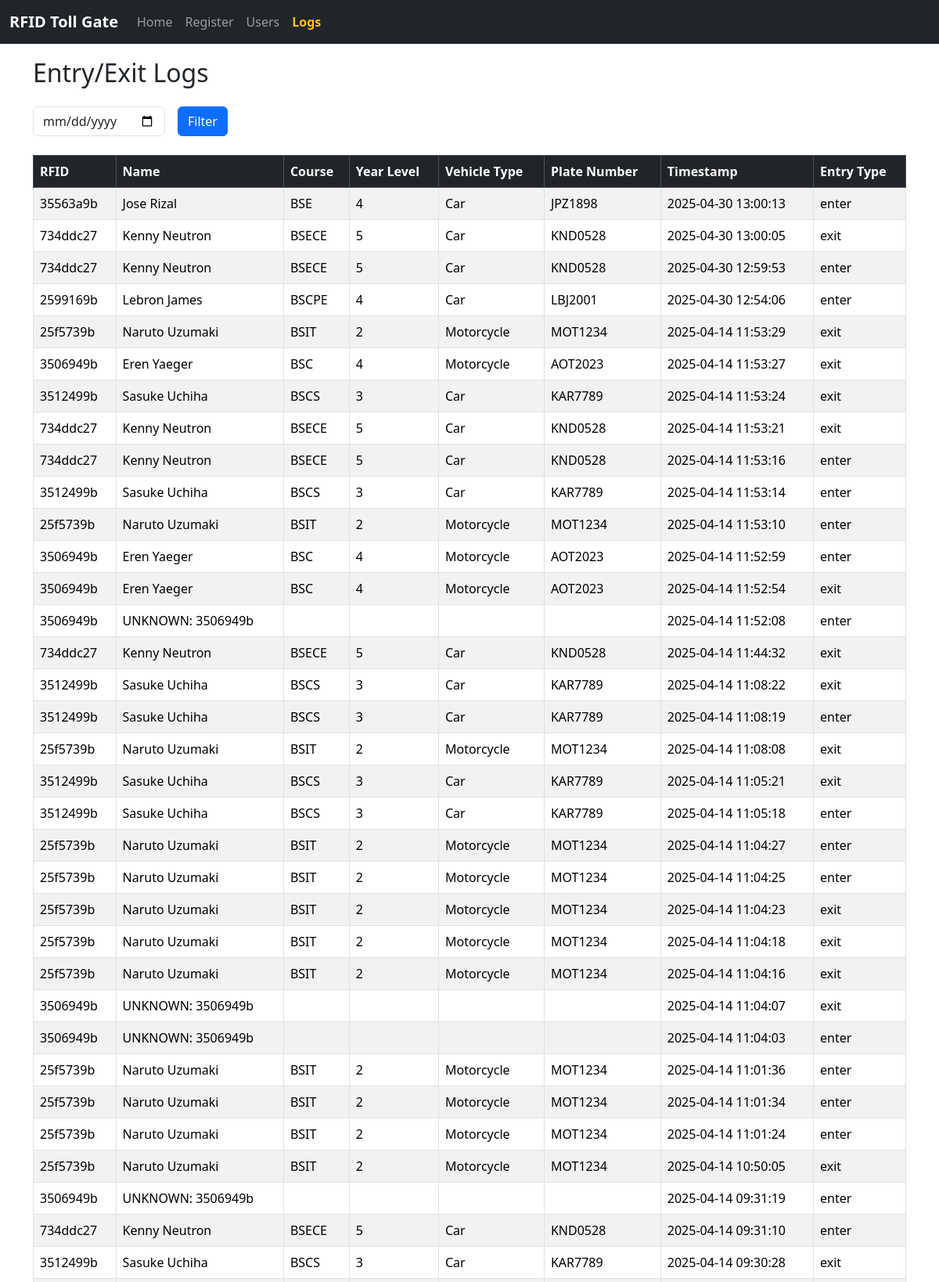
Page /logs (upper part) on the committed database.
### tables this page shows
CREATE TABLE logs (
        id INTEGER PRIMARY KEY AUTOINCREMENT,
        rfid TEXT,
        name TEXT,
        course TEXT,
        year_level TEXT,
        vehicle_type TEXT,
        plate_number TEXT,
        timestamp TEXT,
        entry_type TEXT CHECK(entry_type IN ('enter', 'exit'))
    );

### main.py (the view)
@app.route('/logs')
def logs():
    selected_date = request.args.get('date')
    with sqlite3.connect('rfid_gate.db') as conn:
        c = conn.cursor()
        if selected_date:
            c.execute('''
                SELECT rfid, name, course, year_level, vehicle_type, plate_number, timestamp, entry_type
                FROM logs
                WHERE DATE(timestamp) = ?
                ORDER BY timestamp DESC
            ''', (selected_date,))
        else:
            c.execute('''
                SELECT rfid, name, course, year_level, vehicle_type, plate_number, timestamp, entry_type
                FROM logs
                ORDER BY timestamp DESC
            ''')
        logs_data = c.fetchall()
    return render_template('logs.html', logs=logs_data, selected_date=selected_date)

### templates/logs.html (shortened to what this page needs)
{% extends "base.html" %}
{% block content %}
<div class="container mt-4">
  <h2 class="mb-4">Entry/Exit Logs</h2>
  <form method="GET" class="row g-3 mb-4">
    <div class="col-auto">
      <input type="date" name="date" class="form-control" value="{{ selected_date }}">
    </div>
    <div class="col-auto">
      <button type="submit" class="btn btn-primary">Filter</button>
    </div>
  </form>
  {% if logs %}
  <div class="table-responsive">
    <table class="table table-striped table-bordered">
      <thead class="table-dark">
        <tr>
          <th>RFID</th>
          <th>Name</th>
          <th>Course</th>
          <th>Year Level</th>
          <th>Vehicle Type</th>
          <th>Plate Number</th>
          <th>Timestamp</th>
          <th>Entry Type</th>
        </tr>
      </thead>
      <tbody>
        {% for log in logs %}
        <tr>
          <td>{{ log[0] }}</td>
          <td>{{ log[1] }}</td>
          <td>{{ log[2] }}</td>
          <td>{{ log[3] }}</td>
          <td>{{ log[4] }}</td>
          <td>{{ log[5] }}</td>
          <td>{{ log[6] }}</td>
          <td>{{ log[7] }}</td>
        </tr>
        {% endfor %}
      </tbody>
    </table>
  </div>
  {% else %}
    <p class="text-muted">No logs found{{ " for " + selected_date if selected_date }}.</p>
  {% endif %}
</div>
{% endblock %}

### templates/base.html (style rules this page uses)
body { padding-top: 50px; }

### rows in the picture
logs: rfid "35563a9b", name "Jose Rizal", course "BSE", year_level "4", vehicle_type "Car", plate_number "JPZ1898", timestamp "2025-04-30 13:00:13", entry_type "enter"
logs: rfid "734ddc27", name "Kenny Neutron", course "BSECE", year_level "5", vehicle_type "Car", plate_number "KND0528", timestamp "2025-04-30 13:00:05", entry_type "exit"
logs: rfid "734ddc27", name "Kenny Neutron", course "BSECE", year_level "5", vehicle_type "Car", plate_number "KND0528", timestamp "2025-04-30 12:59:53", entry_type "enter"
logs: rfid "2599169b", name "Lebron James", course "BSCPE", year_level "4", vehicle_type "Car", plate_number "LBJ2001", timestamp "2025-04-30 12:54:06", entry_type "enter"
logs: rfid "25f5739b", name "Naruto Uzumaki", course "BSIT", year_level "2", vehicle_type "Motorcycle", plate_number "MOT1234", timestamp "2025-04-14 11:53:29", entry_type "exit"
logs: rfid "3506949b", name "Eren Yaeger", course "BSC", year_level "4", vehicle_type "Motorcycle", plate_number "AOT2023", timestamp "2025-04-14 11:53:27", entry_type "exit"
logs: rfid "3512499b", name "Sasuke Uchiha", course "BSCS", year_level "3", vehicle_type "Car", plate_number "KAR7789", timestamp "2025-04-14 11:53:24", entry_type "exit"
logs: rfid "734ddc27", name "Kenny Neutron", course "BSECE", year_level "5", vehicle_type "Car", plate_number "KND0528", timestamp "2025-04-14 11:53:21", entry_type "exit"
logs: rfid "734ddc27", name "Kenny Neutron", course "BSECE", year_level "5", vehicle_type "Car", plate_number "KND0528", timestamp "2025-04-14 11:53:16", entry_type "enter"
logs: rfid "3512499b", name "Sasuke Uchiha", course "BSCS", year_level "3", vehicle_type "Car", plate_number "KAR7789", timestamp "2025-04-14 11:53:14", entry_type "enter"
logs: rfid "25f5739b", name "Naruto Uzumaki", course "BSIT", year_level "2", vehicle_type "Motorcycle", plate_number "MOT1234", timestamp "2025-04-14 11:53:10", entry_type "enter"
logs: rfid "3506949b", name "Eren Yaeger", course "BSC", year_level "4", vehicle_type "Motorcycle", plate_number "AOT2023", timestamp "2025-04-14 11:52:59", entry_type "enter"
logs: rfid "3506949b", name "Eren Yaeger", course "BSC", year_level "4", vehicle_type "Motorcycle", plate_number "AOT2023", timestamp "2025-04-14 11:52:54", entry_type "exit"
logs: rfid "3506949b", name "UNKNOWN: 3506949b", timestamp "2025-04-14 11:52:08", entry_type "enter"
logs: rfid "734ddc27", name "Kenny Neutron", course "BSECE", year_level "5", vehicle_type "Car", plate_number "KND0528", timestamp "2025-04-14 11:44:32", entry_type "exit"
logs: rfid "3512499b", name "Sasuke Uchiha", course "BSCS", year_level "3", vehicle_type "Car", plate_number "KAR7789", timestamp "2025-04-14 11:08:22", entry_type "exit"
logs: rfid "3512499b", name "Sasuke Uchiha", course "BSCS", year_level "3", vehicle_type "Car", plate_number "KAR7789", timestamp "2025-04-14 11:08:19", entry_type "enter"
logs: rfid "25f5739b", name "Naruto Uzumaki", course "BSIT", year_level "2", vehicle_type "Motorcycle", plate_number "MOT1234", timestamp "2025-04-14 11:08:08", entry_type "exit"
logs: rfid "3512499b", name "Sasuke Uchiha", course "BSCS", year_level "3", vehicle_type "Car", plate_number "KAR7789", timestamp "2025-04-14 11:05:21", entry_type "exit"
logs: rfid "3512499b", name "Sasuke Uchiha", course "BSCS", year_level "3", vehicle_type "Car", plate_number "KAR7789", timestamp "2025-04-14 11:05:18", entry_type "enter"
logs: rfid "25f5739b", name "Naruto Uzumaki", course "BSIT", year_level "2", vehicle_type "Motorcycle", plate_number "MOT1234", timestamp "2025-04-14 11:04:27", entry_type "enter"
logs: rfid "25f5739b", name "Naruto Uzumaki", course "BSIT", year_level "2", vehicle_type "Motorcycle", plate_number "MOT1234", timestamp "2025-04-14 11:04:25", entry_type "enter"
logs: rfid "25f5739b", name "Naruto Uzumaki", course "BSIT", year_level "2", vehicle_type "Motorcycle", plate_number "MOT1234", timestamp "2025-04-14 11:04:23", entry_type "exit"
logs: rfid "25f5739b", name "Naruto Uzumaki", course "BSIT", year_level "2", vehicle_type "Motorcycle", plate_number "MOT1234", timestamp "2025-04-14 11:04:18", entry_type "exit"
logs: rfid "25f5739b", name "Naruto Uzumaki", course "BSIT", year_level "2", vehicle_type "Motorcycle", plate_number "MOT1234", timestamp "2025-04-14 11:04:16", entry_type "exit"
logs: rfid "3506949b", name "UNKNOWN: 3506949b", timestamp "2025-04-14 11:04:07", entry_type "exit"
logs: rfid "3506949b", name "UNKNOWN: 3506949b", timestamp "2025-04-14 11:04:03", entry_type "enter"
logs: rfid "25f5739b", name "Naruto Uzumaki", course "BSIT", year_level "2", vehicle_type "Motorcycle", plate_number "MOT1234", timestamp "2025-04-14 11:01:36", entry_type "enter"
logs: rfid "25f5739b", name "Naruto Uzumaki", course "BSIT", year_level "2", vehicle_type "Motorcycle", plate_number "MOT1234", timestamp "2025-04-14 11:01:34", entry_type "enter"
logs: rfid "25f5739b", name "Naruto Uzumaki", course "BSIT", year_level "2", vehicle_type "Motorcycle", plate_number "MOT1234", timestamp "2025-04-14 11:01:24", entry_type "enter"
logs: rfid "25f5739b", name "Naruto Uzumaki", course "BSIT", year_level "2", vehicle_type "Motorcycle", plate_number "MOT1234", timestamp "2025-04-14 10:50:05", entry_type "exit"
logs: rfid "3506949b", name "UNKNOWN: 3506949b", timestamp "2025-04-14 09:31:19", entry_type "enter"
logs: rfid "734ddc27", name "Kenny Neutron", course "BSECE", year_level "5", vehicle_type "Car", plate_number "KND0528", timestamp "2025-04-14 09:31:10", entry_type "enter"
logs: rfid "3512499b", name "Sasuke Uchiha", course "BSCS", year_level "3", vehicle_type "Car", plate_number "KAR7789", timestamp "2025-04-14 09:30:28", entry_type "exit"
